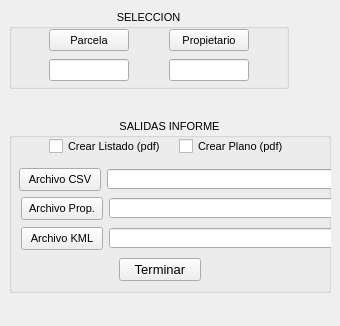
<?xml version="1.0" encoding="UTF-8"?>
<ui version="4.0">
 <class>InformeParcelasDockWidgetBase</class>
 <widget class="QDockWidget" name="InformeParcelasDockWidgetBase">
  <property name="enabled">
   <bool>true</bool>
  </property>
  <property name="geometry">
   <rect>
    <x>0</x>
    <y>0</y>
    <width>340</width>
    <height>326</height>
   </rect>
  </property>
  <property name="minimumSize">
   <size>
    <width>340</width>
    <height>320</height>
   </size>
  </property>
  <property name="windowTitle">
   <string>Informe Parcelas</string>
  </property>
  <widget class="QWidget" name="dockWidgetContents">
   <layout class="QGridLayout" name="gridLayout">
    <item row="2" column="0" rowspan="3">
     <widget class="QGroupBox" name="salidasInformesBox">
      <property name="enabled">
       <bool>true</bool>
      </property>
      <property name="sizePolicy">
       <sizepolicy hsizetype="Expanding" vsizetype="Fixed">
        <horstretch>0</horstretch>
        <verstretch>0</verstretch>
       </sizepolicy>
      </property>
      <property name="minimumSize">
       <size>
        <width>320</width>
        <height>175</height>
       </size>
      </property>
      <property name="font">
       <font>
        <pointsize>8</pointsize>
       </font>
      </property>
      <property name="title">
       <string>SALIDAS INFORME</string>
      </property>
      <property name="alignment">
       <set>Qt::AlignCenter</set>
      </property>
      <property name="checkable">
       <bool>false</bool>
      </property>
      <property name="checked">
       <bool>false</bool>
      </property>
      <widget class="QLineEdit" name="csvcFileLineEdit">
       <property name="geometry">
        <rect>
         <x>98</x>
         <y>51</y>
         <width>591</width>
         <height>20</height>
        </rect>
       </property>
       <property name="readOnly">
        <bool>true</bool>
       </property>
      </widget>
      <widget class="QPushButton" name="csvcFilePushButton">
       <property name="geometry">
        <rect>
         <x>10</x>
         <y>50</y>
         <width>82</width>
         <height>23</height>
        </rect>
       </property>
       <property name="text">
        <string>Archivo CSV</string>
       </property>
      </widget>
      <widget class="QLineEdit" name="kmlFileLineEdit">
       <property name="geometry">
        <rect>
         <x>100</x>
         <y>110</y>
         <width>591</width>
         <height>20</height>
        </rect>
       </property>
       <property name="readOnly">
        <bool>true</bool>
       </property>
      </widget>
      <widget class="QPushButton" name="kmlFilePushButton">
       <property name="geometry">
        <rect>
         <x>12</x>
         <y>109</y>
         <width>82</width>
         <height>23</height>
        </rect>
       </property>
       <property name="text">
        <string>Archivo KML</string>
       </property>
      </widget>
      <widget class="QCheckBox" name="planoFieldCheckBox">
       <property name="geometry">
        <rect>
         <x>170</x>
         <y>20</y>
         <width>111</width>
         <height>17</height>
        </rect>
       </property>
       <property name="text">
        <string>Crear Plano (pdf)</string>
       </property>
       <property name="checked">
        <bool>false</bool>
       </property>
      </widget>
      <widget class="QPushButton" name="csviFilePushButton">
       <property name="geometry">
        <rect>
         <x>12</x>
         <y>79</y>
         <width>82</width>
         <height>23</height>
        </rect>
       </property>
       <property name="text">
        <string>Archivo Prop.</string>
       </property>
      </widget>
      <widget class="QLineEdit" name="csviFileLineEdit">
       <property name="geometry">
        <rect>
         <x>100</x>
         <y>80</y>
         <width>591</width>
         <height>20</height>
        </rect>
       </property>
       <property name="readOnly">
        <bool>true</bool>
       </property>
      </widget>
      <widget class="QCheckBox" name="listadoFieldCheckBox">
       <property name="enabled">
        <bool>true</bool>
       </property>
       <property name="geometry">
        <rect>
         <x>40</x>
         <y>20</y>
         <width>111</width>
         <height>17</height>
        </rect>
       </property>
       <property name="text">
        <string>Crear Listado (pdf)</string>
       </property>
       <property name="checked">
        <bool>false</bool>
       </property>
      </widget>
      <widget class="QPushButton" name="terminarPushButton">
       <property name="geometry">
        <rect>
         <x>110</x>
         <y>140</y>
         <width>82</width>
         <height>23</height>
        </rect>
       </property>
       <property name="font">
        <font>
         <pointsize>10</pointsize>
        </font>
       </property>
       <property name="text">
        <string>Terminar</string>
       </property>
      </widget>
     </widget>
    </item>
    <item row="1" column="0">
     <widget class="QGroupBox" name="seleccionBox">
      <property name="sizePolicy">
       <sizepolicy hsizetype="Fixed" vsizetype="Fixed">
        <horstretch>0</horstretch>
        <verstretch>0</verstretch>
       </sizepolicy>
      </property>
      <property name="minimumSize">
       <size>
        <width>280</width>
        <height>80</height>
       </size>
      </property>
      <property name="font">
       <font>
        <pointsize>8</pointsize>
       </font>
      </property>
      <property name="title">
       <string>SELECCION</string>
      </property>
      <property name="alignment">
       <set>Qt::AlignCenter</set>
      </property>
      <widget class="QPushButton" name="selec_ParcelaPushButton">
       <property name="geometry">
        <rect>
         <x>40</x>
         <y>20</y>
         <width>80</width>
         <height>22</height>
        </rect>
       </property>
       <property name="text">
        <string>Parcela</string>
       </property>
      </widget>
      <widget class="QPushButton" name="selec_PropietarioPushButton">
       <property name="enabled">
        <bool>true</bool>
       </property>
       <property name="geometry">
        <rect>
         <x>160</x>
         <y>20</y>
         <width>80</width>
         <height>22</height>
        </rect>
       </property>
       <property name="text">
        <string>Propietario</string>
       </property>
      </widget>
      <widget class="QLineEdit" name="n_parcelaLineEdit">
       <property name="enabled">
        <bool>true</bool>
       </property>
       <property name="geometry">
        <rect>
         <x>40</x>
         <y>50</y>
         <width>80</width>
         <height>22</height>
        </rect>
       </property>
       <property name="readOnly">
        <bool>true</bool>
       </property>
      </widget>
      <widget class="QLineEdit" name="n_propietarioLineEdit">
       <property name="enabled">
        <bool>true</bool>
       </property>
       <property name="geometry">
        <rect>
         <x>160</x>
         <y>50</y>
         <width>80</width>
         <height>22</height>
        </rect>
       </property>
       <property name="readOnly">
        <bool>true</bool>
       </property>
      </widget>
     </widget>
    </item>
   </layout>
  </widget>
 </widget>
 <resources/>
 <connections/>
</ui>
